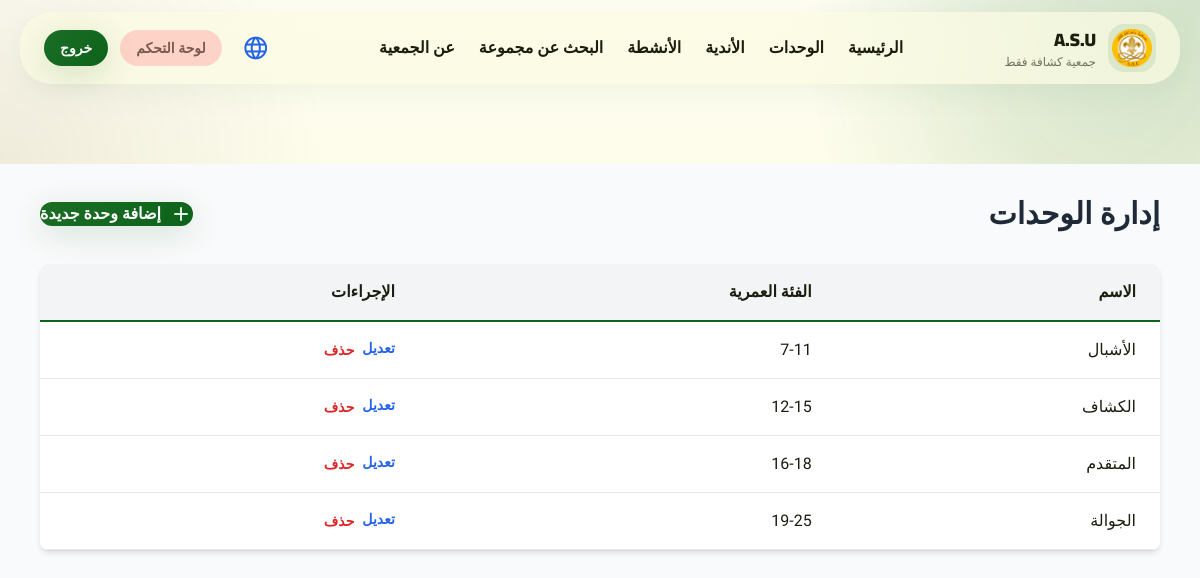
Screenshot of /admin/units (signed in) with the database file from the repository.
### models.py (models this page shows, shortened)
class Unit(db.Model):
    __tablename__ = 'units'
    id = db.Column(db.String(36), primary_key=True, default=lambda: str(uuid.uuid4()))
    name_ar = db.Column(db.String(120), nullable=False)
    name_en = db.Column(db.String(120), nullable=False)
    name_fr = db.Column(db.String(120), nullable=False)
    name_es = db.Column(db.String(120), nullable=False)
    description_ar = db.Column(db.Text, nullable=False)
    description_en = db.Column(db.Text, nullable=False)
    description_fr = db.Column(db.Text, nullable=False)
    description_es = db.Column(db.Text, nullable=False)
    age_range = db.Column(db.String(50), nullable=False)  # e.g., "7-10"
    icon = db.Column(db.String(50), default='scout')
    image_url = db.Column(db.String(255))
    order = db.Column(db.Integer, default=0)
    created_at = db.Column(db.DateTime, default=datetime.utcnow)
    updated_at = db.Column(db.DateTime, default=datetime.utcnow, onupdate=datetime.utcnow)

### app.py (the view)
@app.route('/admin/units')
@login_required
@admin_required
def admin_units():
    units = Unit.query.order_by(Unit.order).all()
    return render_template('admin/units.html', units=units)

### app.py (called while the page is built)
def get_locale():
    supported = app.config['BABEL_SUPPORTED_LOCALES']
    lang = request.args.get('lang')
    if lang in supported:
        return lang
    lang = session.get('lang')
    if lang in supported:
        return lang
    return request.accept_languages.best_match(supported) or app.config['BABEL_DEFAULT_LOCALE']

@app.before_request
def persist_requested_locale():
    lang = request.args.get('lang')
    if lang in app.config['BABEL_SUPPORTED_LOCALES']:
        session['lang'] = lang

@app.context_processor
def inject_locale():
    return {
        'get_locale': get_locale,
        'translate_field': get_translated_field,
        'current_lang': get_locale(),
        'supported_langs': app.config['BABEL_SUPPORTED_LOCALES']
    }

@login_manager.user_loader
def load_user(user_id):
    return User.query.get(user_id)

def admin_required(f):
    @wraps(f)
    def decorated_function(*args, **kwargs):
        if not current_user.is_authenticated or current_user.role != 'admin':
            flash('غير مصرح لك بالوصول إلى هذه الصفحة', 'error')
            abort(403)
        return f(*args, **kwargs)
    return decorated_function

### templates/admin/units.html (shortened to what this page needs)
{% extends "base.html" %}
{% block content %}
<div class="min-h-screen bg-gray-50">
    <div class="max-w-6xl mx-auto px-4 py-8">
        <div class="flex justify-between items-center mb-8">
            <h1 class="text-3xl font-black text-gray-800">إدارة الوحدات</h1>
            <a href="{{ url_for('admin_create_unit') }}" class="btn-primary flex items-center gap-2">
                <span class="material-symbols-outlined">add</span>
                إضافة وحدة جديدة
            </a>
        </div>
        <div class="bg-white rounded-lg shadow-md overflow-hidden">
            <table class="w-full">
                <thead class="bg-gray-100 border-b-2 border-primary">
                    <tr>
                        <th class="px-6 py-4 text-right font-bold">الاسم</th>
                        <th class="px-6 py-4 text-right font-bold">الفئة العمرية</th>
                        <th class="px-6 py-4 text-right font-bold">الإجراءات</th>
                    </tr>
                </thead>
                <tbody>
                    {% for unit in units %}
                    <tr class="border-b hover:bg-gray-50">
                        <td class="px-6 py-4">{{ unit.name_ar }}</td>
                        <td class="px-6 py-4">{{ unit.age_range }}</td>
                        <td class="px-6 py-4 flex gap-2">
                            <a href="{{ url_for('admin_edit_unit', unit_id=unit.id) }}"
                                class="text-blue-600 hover:text-blue-800 font-bold text-sm">تعديل</a>
                            <form method="POST" action="{{ url_for('admin_delete_unit', unit_id=unit.id) }}"
                                style="display:inline" onsubmit="return confirm('هل تريد حذف هذه الوحدة؟')">
                                <button type="submit"
                                    class="text-red-600 hover:text-red-800 font-bold text-sm">حذف</button>
                            </form>
                        </td>
                    </tr>
                    {% endfor %}
                </tbody>
            </table>
        </div>
    </div>
</div>
{% endblock %}

### static/css/styles.css (style rules this page uses)
body { font-family: 'Cairo', sans-serif; }
.btn-primary { background-color: #ffcc33; color: #2c160e; }

### templates/base.html (style rules this page uses)
:root { --primary: #0d631b; --primary-container: #2e7d32; --secondary: #77574d; --surface: #fbfbe2; --surface-low: #f5f5dc; --surface-high: #f0efd3; --surface-highest: #fffef3; --on-surface: #1b1d0e; --ghost-border: rgba(191, 202, 186, 0.15); --glass: rgba(251, 251, 226, 0.72); --shadow-soft: 0 8px 32px rgba(13, 99, 27, 0.06); }
* { font-family: 'Almarai', 'Cairo', sans-serif; }
html { scroll-behavior: smooth; }
body { background: radial-gradient(circle at top right, rgba(46, 125, 50, 0.16), transparent 28%), radial-gradient(circle at left 20%, rgba(119, 87, 77, 0.10), transparent 24%), linear-gradient(180deg, #fffef3 0%, var(--surface) 42%, #f7f6df 100%); color: var(--on-surface); }
.material-symbols-outlined { font-variation-settings: 'FILL' 0, 'wght' 350, 'GRAD' 0, 'opsz' 24; }
.btn-primary, .btn-secondary { display: inline-flex; align-items: center; justify-content: center; gap: 0.5rem; border-radius: 9999px; font-weight: 800; transition: transform 0.22s ease, opacity 0.22s ease, box-shadow 0.22s ease; }
.btn-primary { background: linear-gradient(135deg, #1b6d24 0%, #0d631b 100%); color: white; box-shadow: 0 8px 32px rgba(13, 99, 27, 0.16); }

### rows the page displays
Unit: name_ar "الأشبال", age_range "7-11"
Unit: name_ar "الكشاف", age_range "12-15"
Unit: name_ar "المتقدم", age_range "16-18"
Unit: name_ar "الجوالة", age_range "19-25"

### other values shown
{{ text.brand_name }} "جمعية كشافة فقط"
{{ text.nav_home }} "الرئيسية"
{{ text.nav_units }} "الوحدات"
{{ text.nav_clubs }} "الأندية"
{{ text.nav_activities }} "الأنشطة"
{{ text.nav_find_group }} "البحث عن مجموعة"
{{ text.nav_about }} "عن الجمعية"
{{ text.dashboard }} "لوحة التحكم"
{{ text.logout }} "خروج"
